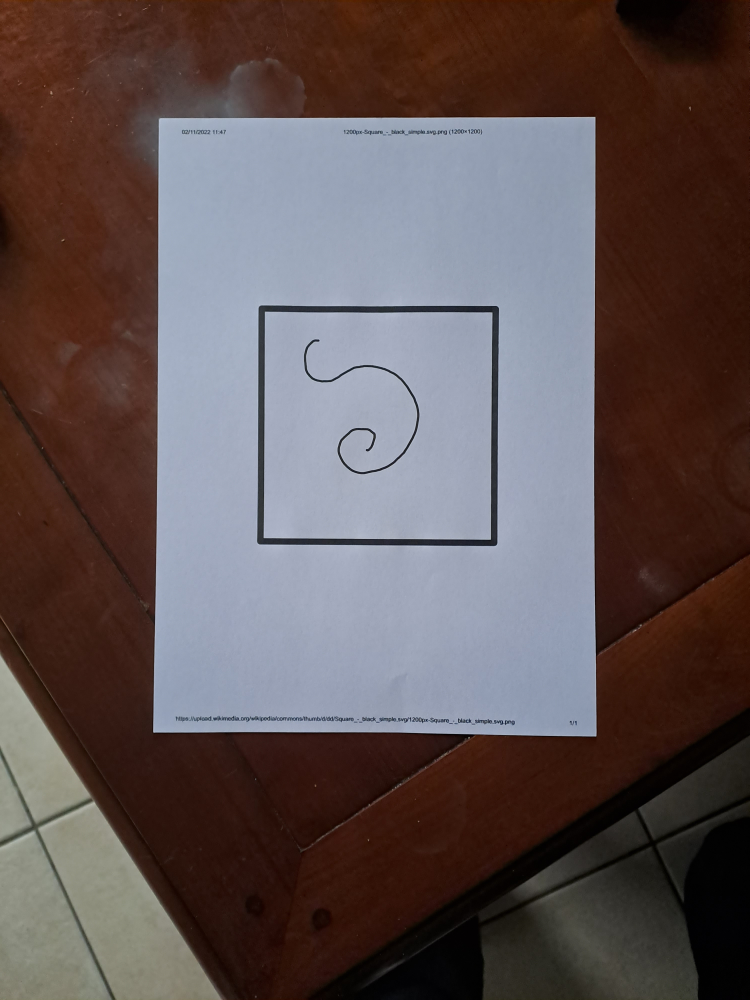
//> input picture vision/traj2.jpg, 3000 x 4000 px (shown at 1/4 size)
$ ./main traj2.jpg   (built with g++ and OpenCV 4)
//> lines starting //> are read from the running program, lines starting //| are printed output that depends on the picture; after the words box and inside, x2 and y2 are one past the last pixel; in counts of white or black regions, pixels touching at a corner belong together
//> further down, image is the input picture: 4000 rows x 3000 cols, CV_8UC3; mean B, G, R 83.2, 82.9, 95.4
### vision/acquisition.h
#ifndef VISION_H
    #define VISION_H

    #include <iostream>
    #include "../modeles_geometrique/Vector2.hpp"

    #include "opencv2/highgui/highgui.hpp"
    #include "opencv2/imgproc/imgproc.hpp"

    using namespace std;
    using namespace cv;


    #define TAILLE 0.2 // longueur en metre de la zone de detection


    void binarise(Mat& image, Mat& img_bin);
    bool trouve_traj(Mat& img_entree, Mat& img_sortie,vector<Point>& carre);
    void deter_traj(Mat& img_traj,vector<Point>& traj);
    bool acquisition_camera(vector<Vector2>& traj);


#endif

### vision/acquisition.cpp
#include "acquisition.h"
#include "../traj_gen/traj_gen.h"

/**
*@fn double angle( Point pt1, Point pt2, Point pt0 )
*@brief Calcule le cosinus de l'angle entre les vecteurs pt0->pt1 et pt0->pt2.
*@param pt1 Point1.
*@param pt2 Point2.
*@param pt0 Point0.
*@return La fonction renvoie le cosinus de l'angle entre les vecteurs pt0->pt1 et pt0->pt1.
*/
// [8 lines left out: function angle, not called in this run]

/**
*@fn Mat carre_droit(Mat imgOriginal,vector<Point> carre)
*@brief On applique une rotation au carre trouvé pour qu'il reste droit sur l'image.
*@details La fonction retourne la carte trouvée à la suite de extraction() pour pouvoir avoir un carré droit et non penché.
*@see extraction()
*@param imgOriginal Image que le programme va remettre droite.
*@param carre Liste des coins du carre dans l'image initiale, non extraite.
*@return La fonction renvoit l'image droite.
*/
// [40 lines left out: function carre_droit, not called in this run]

/**
*@fn binarise(Mat& image, Mat& img_bin)
*@brief Réalise la binarisation de l'image donnée en paramètre
*@param image image d'entrée à binariser codée en format BGR
*@param img_bin resultat de la binarisation
*/
void binarise(Mat& image, Mat& img_bin){

    Mat img_nb,pyr;
    cvtColor(image,img_nb, COLOR_BGR2GRAY);
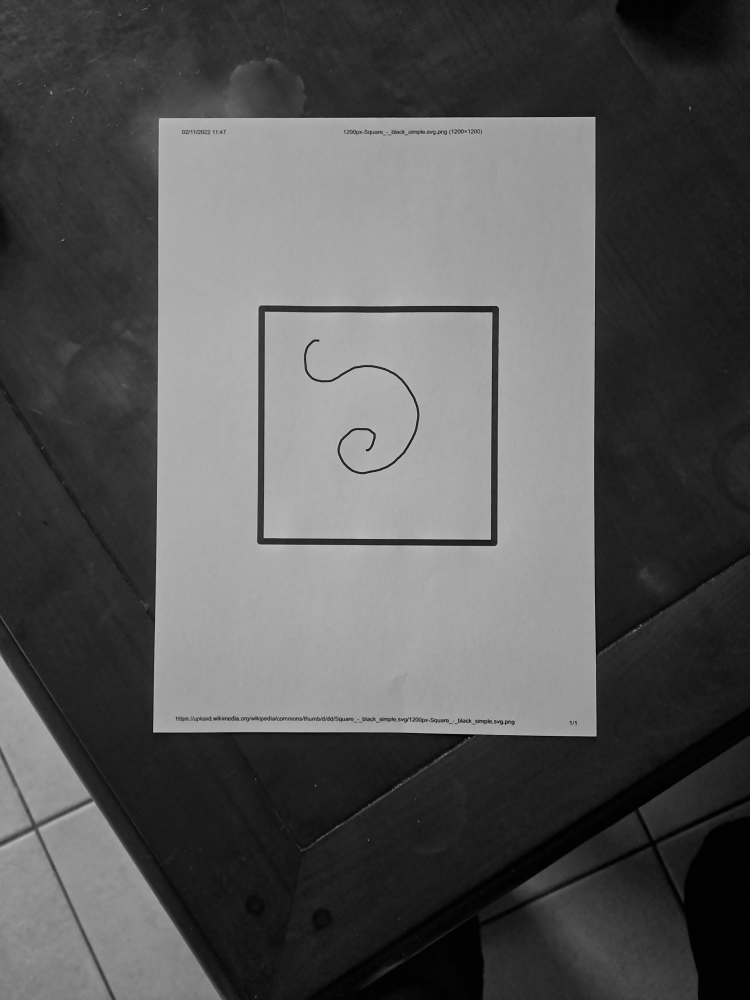
//> img_nb: 4000 rows x 3000 cols, CV_8UC1 (shown at 1/4 size); min 0, max 207, mean 86.7

    GaussianBlur(img_nb,img_nb,Size(5,5),0);
    threshold(img_nb,img_bin,0,255,THRESH_BINARY_INV+THRESH_OTSU);
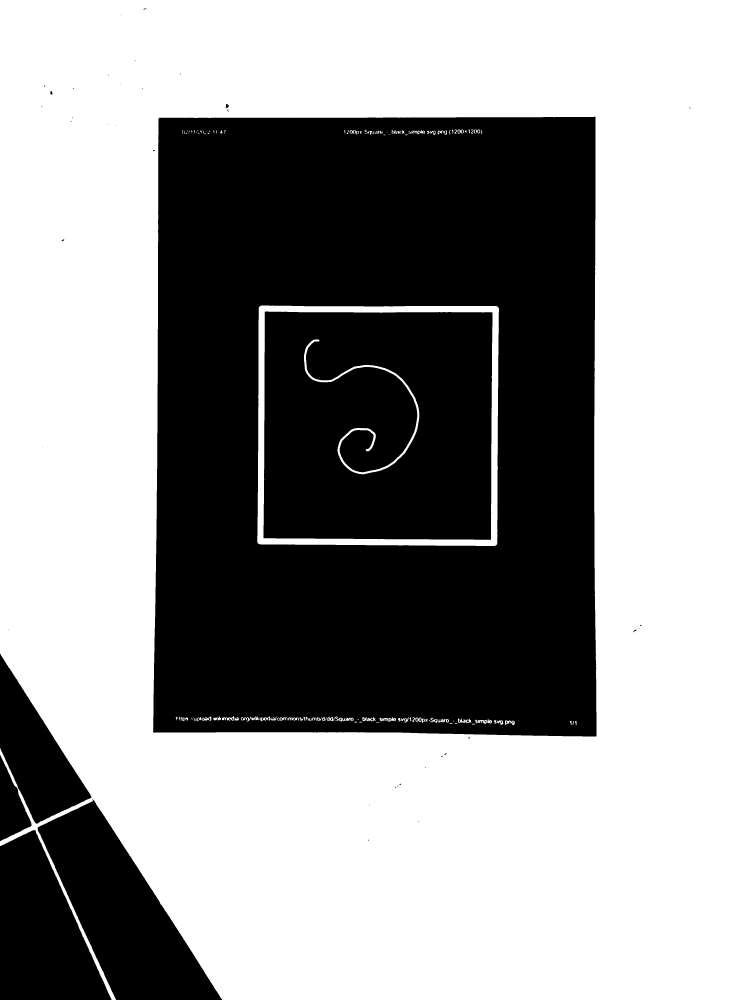
//> img_bin: 4000 rows x 3000 cols, CV_8UC1 (shown at 1/4 size); 60% white; 86 black regions (38 under 20 px), largest, box (x1, y1, x2, y2) and area: (612, 467, 2386, 2946) 3387864, (1054, 1246, 1970, 2159) 812318, (151, 3195, 889, 4000) 266578


    dilate(img_bin,img_bin,getStructuringElement(MORPH_ELLIPSE, Size(10, 10)));
    erode(img_bin,img_bin,getStructuringElement(MORPH_ELLIPSE, Size(10, 10)));
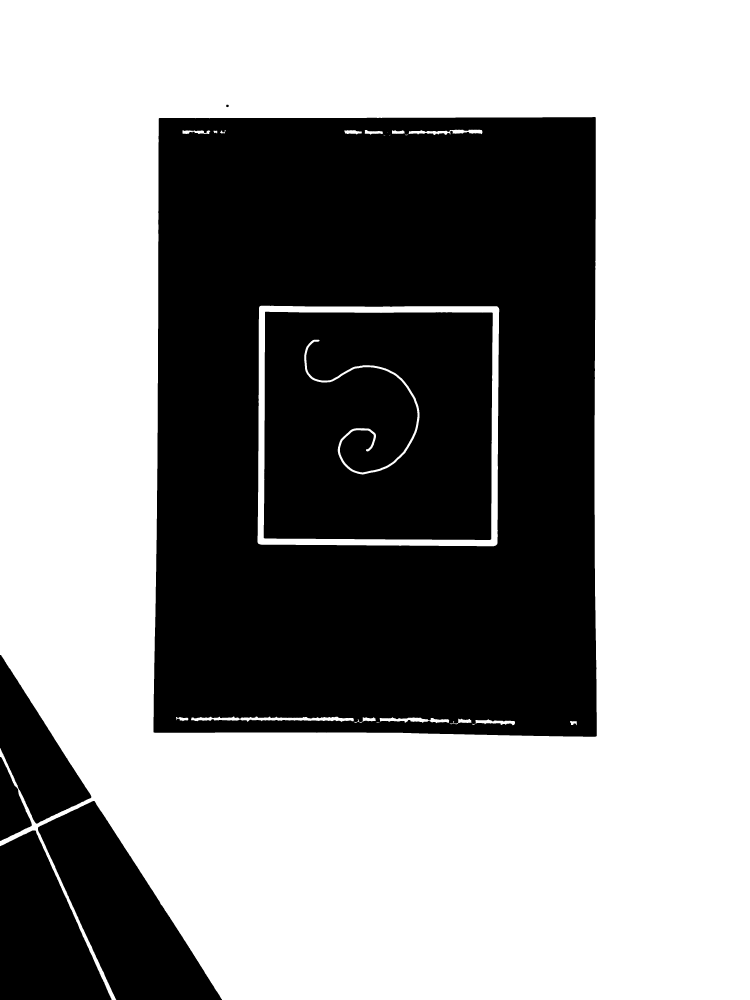
//> img_bin: 4000 rows x 3000 cols, CV_8UC1 (shown at 1/4 size); 60.1% white; 7 black regions

    // erode(img_bin,img_bin,getStructuringElement(MORPH_ELLIPSE, Size(4, 4)));
    // dilate(img_bin,img_bin,getStructuringElement(MORPH_ELLIPSE, Size(4, 4)));

}

/**
*@fn trouve_traj(Mat& img_entree, Mat& img_sortie, vector<Point>& carre)
*@brief Detecte le carré dans lequel est censé se trouver la trajectoire que le robot doit réaliser et extrait l'image de la trajectoire
*@param img_entree image d'entrée (binarisée) donnée en paramètre
*@param img_sortie image extraite de img_entree contenant le dessin de la trajectoire à suivre
*@param carre liste de points correspondant à la zone extraite dans l'image d'entree
*/
bool trouve_traj(Mat& img_entree, Mat& img_sortie, vector<Point>& carre){


    vector<vector<Point>> contours;
    // cherche les contours et les stocke dans la liste contours
    findContours(img_entree, contours, RETR_LIST, CHAIN_APPROX_SIMPLE);
//> contours = 26 contours, 6 with area under 20; largest, box (x1, y1, x2, y2) and area: (0, 0, 3000, 4000) 11395862, (613, 467, 2388, 2948) 4323508, (1030, 1223, 1997, 2185) 915193, (1054, 1246, 1972, 2161) 826673, (1217, 1359, 1678, 1898) 11154

    vector<Point> approx;
    // pour chaque contours ;
    for( size_t i = 0; i < contours.size(); i++ )
    {
        // on cree un polygone approximant le contour
        approxPolyDP(contours[i], approx, arcLength(contours[i], true)*0.02, true);

//> (the run ends here: the program needs code that is not available in this run, at `Vector2 vlong(approx[0].x - approx[1].x, approx[0].y - approx[1].y);`)
